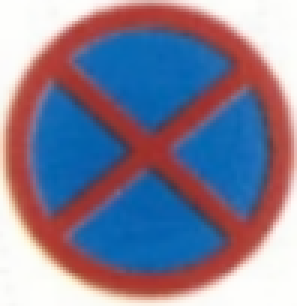
#> input picture bbgt/00.png, 99 x 102 px (shown 3 times larger); its folder holds 4 pictures in this run
$ python show_option_trafic_sign.py
#> lines starting #> are read from the running program, lines starting #| are printed output that depends on the picture
import cv2
import numpy as np
import os
import sys

size_image = 50
num_col = 4
class_id = None


def onMouse(event, x, y, flags, param):
    global class_id
    if event == cv2.EVENT_LBUTTONDOWN:
        print('x = %d, y = %d' % (x, y))
        for index in range(7):
            id_next = index + 1
            if index * size_image < y < id_next * size_image:
                for i in range(num_col):
                    i_next = i + 1
                    if i * size_image < x < i_next * size_image:
                        print('class id = ', i + index * num_col)
                        class_id = i + index * num_col


def load_image_bbgt_to_list():
    path_image = './bbgt/'
    list_files_image = []
    # r=root, d=directories, f = files
    for r, d, f in os.walk(path_image):
        for file in f:
            if '.png' in file:
                list_files_image.append(os.path.join(r, file))
    return list_files_image


def label_window():
    list_files_image = load_image_bbgt_to_list()
    list_files_image.sort()
    main_title_window = 'Test'

    flag_run_file_label = True
    while flag_run_file_label:
        img = cv2.imread(list_files_image[0])
#> img is the input picture: shape (102, 99, 3); mean B, G, R 150.1, 126.7, 132.7
        img = cv2.resize(img, (size_image, size_image), interpolation=cv2.INTER_AREA)
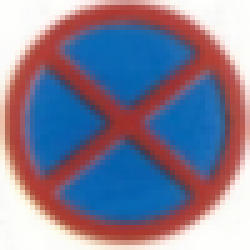
#> img: shape (50, 50, 3) (shown 5 times larger); mean B, G, R 150.1, 126.7, 132.7
        numpy_horizontal_concat = img
        for i in range(1, len(list_files_image)):
            img = cv2.imread(list_files_image[i])
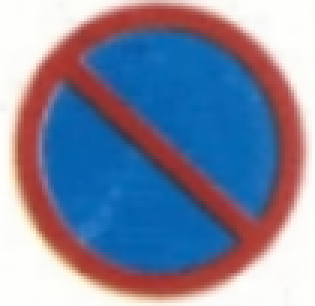
#> input picture bbgt/01.png, 105 x 102 px (shown 3 times larger)
#> img is the input picture: shape (102, 105, 3); mean B, G, R 162.2, 136, 129.5
            img = cv2.resize(img, (size_image, size_image), interpolation=cv2.INTER_AREA)
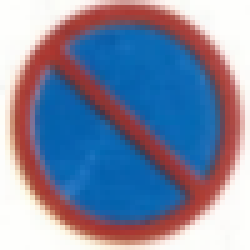
#> img: shape (50, 50, 3) (shown 5 times larger); mean B, G, R 162.2, 136, 129.5
            if i < num_col:
                numpy_horizontal_concat = np.concatenate((numpy_horizontal_concat, img), axis=1)
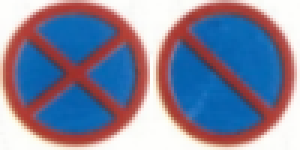
#> numpy_horizontal_concat: shape (50, 100, 3) (shown 3 times larger); mean B, G, R 156.1, 131.3, 131.1
            if i == num_col:
                numpy_horizontal_concat1 = img
            if i > num_col and (i < num_col * 2):
                numpy_horizontal_concat1 = np.concatenate((numpy_horizontal_concat1, img), axis=1)
            if i == num_col * 2:
                numpy_horizontal_concat2 = img
            if i > num_col * 2 and (i < num_col * 3):
                numpy_horizontal_concat2 = np.concatenate((numpy_horizontal_concat2, img), axis=1)
            if i == num_col * 3:
                numpy_horizontal_concat3 = img
            if i > num_col * 3 and (i < num_col * 4):
                numpy_horizontal_concat3 = np.concatenate((numpy_horizontal_concat3, img), axis=1)
            if i == num_col * 4:
                numpy_horizontal_concat4 = img
            if i > num_col * 4 and (i < num_col * 5):
                numpy_horizontal_concat4 = np.concatenate((numpy_horizontal_concat4, img), axis=1)
            if i == num_col * 5:
                numpy_horizontal_concat5 = img
            if i > num_col * 5 and (i < num_col * 6):
                numpy_horizontal_concat5 = np.concatenate((numpy_horizontal_concat5, img), axis=1)
            if i == num_col * 6:
                numpy_horizontal_concat6 = img
            if i > num_col * 6:
                numpy_horizontal_concat6 = np.concatenate((numpy_horizontal_concat6, img), axis=1)

            if i == 26:
                img = np.zeros_like(img)
                # img = cv2.resize(img, (size_image, size_image), interpolation=cv2.INTER_AREA)
                numpy_horizontal_concat6 = np.concatenate((numpy_horizontal_concat6, img), axis=1)

#> (the run stopped early here; a loop or call above may not have finished)
